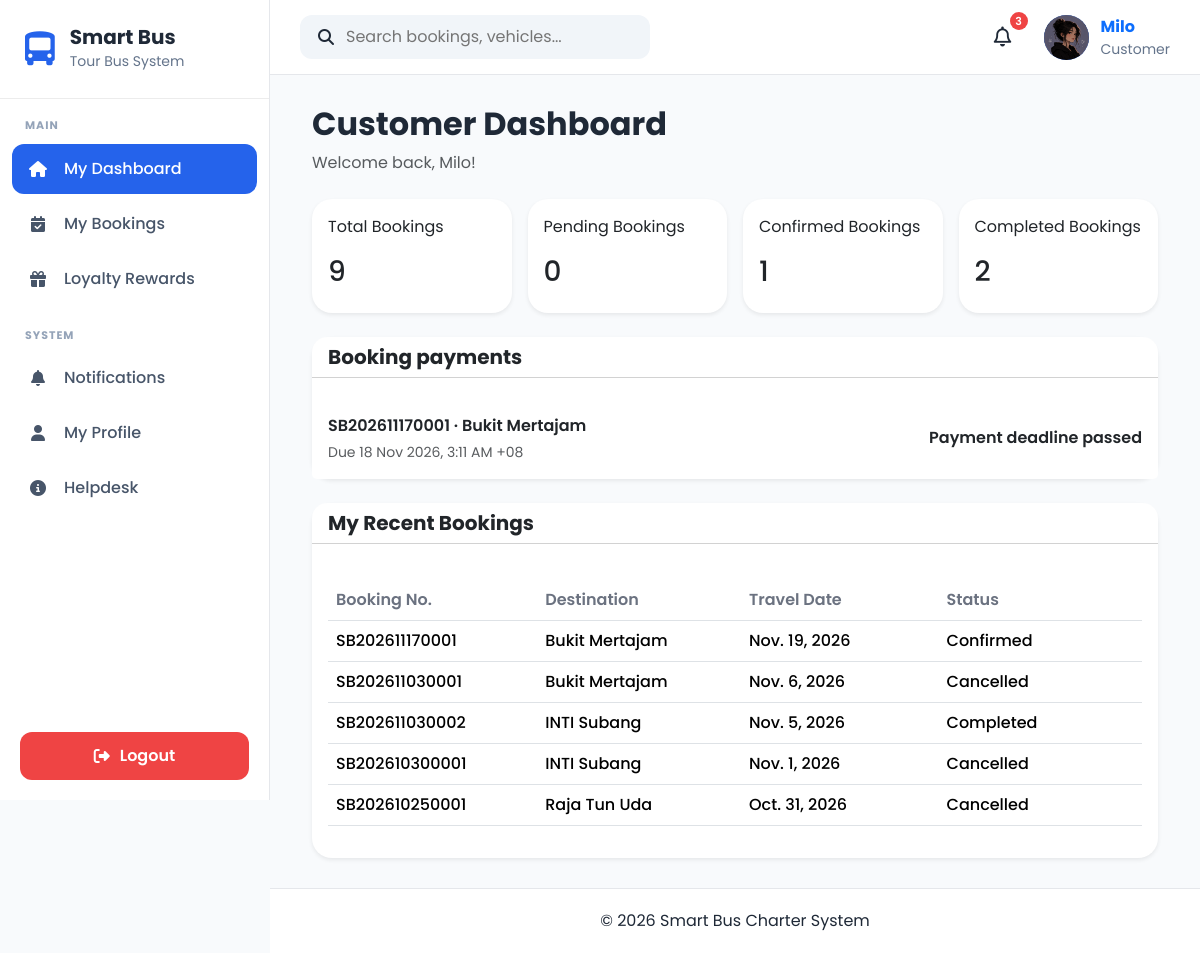
Page /dashboard/customer/ (signed in) on the committed database.
### apps/accounts/models.py (models this page shows, shortened)
class UserProfile(models.Model):
    OWNER = "Owner"
    ADMIN = "Admin"
    DRIVER = "Driver"
    CUSTOMER = "Customer"
    ROLE_CHOICES = [
        (OWNER, "Owner"),
        (ADMIN, "Admin"),
        (DRIVER, "Driver"),
        (CUSTOMER, "Customer"),
    ]
    GENDER_CHOICES = [
        ("Male", "Male"),
        ("Female", "Female"),
        ("Other", "Other"),
    ]
    user = models.OneToOneField(
        User,
        on_delete=models.CASCADE,
        related_name="profile"
    )
    role = models.CharField(
        max_length=20,
        choices=ROLE_CHOICES,
        default=CUSTOMER
    )
    phone = models.CharField(
        max_length=20,
        blank=True
    )
    address = models.TextField(
        blank=True
    )
    city = models.CharField(
        max_length=100,
        blank=True
    )
    state = models.CharField(
        max_length=100,
        blank=True
    )
    postcode = models.CharField(
        max_length=20,
        blank=True
    )
    country = models.CharField(
        max_length=100,
        default="Malaysia"
    )
    gender = models.CharField(
        max_length=10,
        choices=GENDER_CHOICES,
        blank=True
    )
    profile_picture = models.ImageField(
        upload_to="profile_pictures/",
        blank=True,
        null=True
    )
    must_change_password = models.BooleanField(default=False)
    created_at = models.DateTimeField(
        auto_now_add=True
    )
    updated_at = models.DateTimeField(
        auto_now=True
    )

### apps/bookings/models.py (models this page shows, shortened)
class Booking(models.Model):
    STATUS_CHOICES = [
        ("Pending", "Pending"),
        ("Confirmed", "Confirmed"),
        ("Completed", "Completed"),
        ("Cancelled", "Cancelled"),
    ]
    PAYMENT_CHOICES = [
        ("Pending", "Pending"),
        ("Paid", "Paid"),
        ("Refunded", "Refunded"),
    ]
    booking_number = models.CharField(
        max_length=20,
        unique=True,
        blank=True,
    )
    customer = models.ForeignKey(
        Customer,
        on_delete=models.CASCADE,
        related_name="bookings",
    )
    vehicle = models.ForeignKey(
        Vehicle,
            on_delete=models.PROTECT,
            related_name="bookings",
            null=True,
            blank=True,
        )
    driver = models.ForeignKey(
            Driver,
            on_delete=models.PROTECT,
            related_name="bookings",
            null=True,
            blank=True,
        )
    pickup_location = models.CharField(max_length=150)
    destination = models.CharField(max_length=150)
    travel_date = models.DateField()
    departure_time = models.TimeField()
    return_date = models.DateField(
        blank=True,
        null=True,
    )
    passenger_count = models.PositiveIntegerField(
        validators=[
            MinValueValidator(1),
            MaxValueValidator(42),
        ],
        help_text="Maximum 42 passengers. Two seats are reserved for the tour guide and additional driver.",
    )
    total_price = models.DecimalField(
        max_digits=10,
        decimal_places=2,
        default=0,
    )
    booking_status = models.CharField(
        max_length=20,
        choices=STATUS_CHOICES,
        default="Pending",
    )
    payment_status = models.CharField(
        max_length=20,
        choices=PAYMENT_CHOICES,
        default="Pending",
    )
    approval_time = models.DateTimeField(
        null=True,
        blank=True,
        help_text="Date and time the booking was approved."
    )
    payment_deadline = models.DateTimeField(
        null=True,
        blank=True,
        help_text="Deadline for completing payment."
    )
    rejection_reason = models.TextField(
        blank=True,
        default="",
        help_text="Reason provided when the booking is rejected."
    )
    travel_reminder_sent_at = models.DateTimeField(
        null=True,
        blank=True,
        help_text="Date and time the travel details email was sent."
    )
    remarks = models.TextField(
        blank=True,
    )
    created_at = models.DateTimeField(
        default=timezone.now,
    )
    updated_at = models.DateTimeField(
        auto_now=True,
    )
    cancelled_at = models.DateTimeField(
        null=True,
        blank=True
    )
    cancellation_charge_percentage = models.DecimalField(
        max_digits=5,
        decimal_places=2,
        default=0
    )
    cancellation_charge = models.DecimalField(
        max_digits=10,
        decimal_places=2,
        default=0
    )
    refund_amount = models.DecimalField(
        max_digits=10,
        decimal_places=2,
        default=0
    )
    refund_status = models.CharField(
        max_length=20,
        choices=[
            ("Not Required", "Not Required"),
            ("Pending", "Pending"),
            ("Partially Refunded", "Partially Refunded"),
            ("Refunded", "Refunded"),
            ("Failed", "Failed"),
        ],
        default="Not Required"
    )
    original_price = models.DecimalField(
        max_digits=10,
        decimal_places=2,
        null=True,
        blank=True
    )
    loyalty_discount = models.DecimalField(
        max_digits=10,
        decimal_places=2,
        default=0
    )
    loyalty_reward = models.ForeignKey(
        "loyalty.LoyaltyReward",
        on_delete=models.SET_NULL,
        null=True,
        blank=True,
        related_name="bookings"
    )
    class Meta:
        ordering = ["-travel_date", "-created_at"]

### apps/dashboard/views.py (the view)
@login_required
def customer_dashboard(request):
    profile = getattr(request.user, "profile", None)
    if not profile or profile.role != "Customer":
        raise PermissionDenied("Access denied.")
    bookings = (
        Booking.objects
        .filter(customer__user=request.user)
        .order_by("-travel_date")
    )
    now = timezone.now()
    paid_payments = Payment.objects.filter(booking_id=OuterRef("pk"), payment_status="Paid")
    awaiting_payment = list(bookings.filter(
        booking_status="Confirmed", payment_status="Pending", total_price__gt=0,
    ).filter(~Exists(paid_payments)))
    for booking in awaiting_payment:
        booking.payment_due_at = booking.payment_deadline or booking.departure_datetime
        booking.payment_expired = booking.payment_due_at <= now
    awaiting_payment.sort(key=lambda booking: (booking.payment_expired, booking.payment_due_at))
    context = {
        "total_bookings": bookings.count(),
        "pending_bookings": bookings.filter(
            booking_status="Pending"
        ).count(),
        "confirmed_bookings": bookings.filter(
            booking_status="Confirmed"
        ).count(),
        "completed_bookings": bookings.filter(
            booking_status="Completed"
        ).count(),
        "recent_bookings": bookings[:5],
        "awaiting_payment": awaiting_payment,
        "payment_countdown_started_at": now,
    }
    return render(
        request,
        "dashboard/customer_dashboard.html",
        context,
    )

### apps/accounts/context_processors.py (called while the page is built)
def user_role(request):
    role = None
    if request.user.is_authenticated:
        try:
            role = request.user.profile.role
        except Exception:
            role = None
    return {
        "user_role": role
    }

### apps/notifications/context_processors.py (called while the page is built)
def notification_context(request):
    if not request.user.is_authenticated:
        return {}
    notifications = (
        NotificationRecipient.objects
        .filter(user=request.user)
        .select_related("notification")
        .order_by("-notification__created_at")[:5]
    )
    unread_count = (
        NotificationRecipient.objects
        .filter(
            user=request.user,
            is_read=False
        )
        .count()
    )
    return {
        "navbar_notifications": notifications,
        "unread_notifications": unread_count,
    }

### templates/dashboard/customer_dashboard.html (shortened to what this page needs)
{% extends "layouts/base.html" %}
{% load static %}
{% block content %}
<div class="container-fluid">
    <h2 class="fw-bold mb-2">Customer Dashboard</h2>
    <p class="text-muted mb-4">
        Welcome back, {{ request.user.username }}!
    </p>
    <div class="row g-3 mb-4">
        <div class="col-md-3">
            <div class="card shadow-sm border-0 p-3">
                <p>Total Bookings</p>
                <h3>{{ total_bookings }}</h3>
            </div>
        </div>
        <div class="col-md-3">
            <div class="card shadow-sm border-0 p-3">
                <p>Pending Bookings</p>
                <h3>{{ pending_bookings }}</h3>
            </div>
        </div>
        <div class="col-md-3">
            <div class="card shadow-sm border-0 p-3">
                <p>Confirmed Bookings</p>
                <h3>{{ confirmed_bookings }}</h3>
            </div>
        </div>
        <div class="col-md-3">
            <div class="card shadow-sm border-0 p-3">
                <p>Completed Bookings</p>
                <h3>{{ completed_bookings }}</h3>
            </div>
        </div>
    </div>
    {% if awaiting_payment %}
        <section class="card shadow-sm border-0 mb-4" data-payment-countdowns data-server-time="{{ payment_countdown_started_at|date:'U' }}">
            <div class="card-header bg-white">
                <h5 class="fw-bold mb-0">Booking payments</h5>
            </div>
            <ul class="list-group list-group-flush">
                {% for booking in awaiting_payment %}
                    <li class="list-group-item d-flex flex-wrap justify-content-between align-items-center gap-3 p-3"
                        data-payment-deadline="{{ booking.payment_due_at|date:'U' }}">
                        <div>
                            <p class="fw-semibold mb-1">{{ booking.booking_number }} · {{ booking.destination }}</p>
                            <p class="text-muted small mb-0">Due {{ booking.payment_due_at|date:"j M Y, g:i A T" }}</p>
                        </div>
                        <div class="d-flex flex-wrap align-items-center gap-3">
                            <span class="fw-semibold" data-payment-time-left>{{ booking.payment_expired|yesno:"Payment deadline passed," }}</span>
                        </div>
                    </li>
                {% endfor %}
            </ul>
        </section>
    {% endif %}
    <div class="card shadow-sm border-0">
        <div class="card-header bg-white">
            <h5 class="fw-bold mb-0">My Recent Bookings</h5>
        </div>
        <div class="card-body table-responsive">
            <table class="table table-hover">
                <thead>
                    <tr>
                        <th>Booking No.</th>
                        <th>Destination</th>
                        <th>Travel Date</th>
                        <th>Status</th>
                    </tr>
                </thead>
                <tbody>
                    {% for booking in recent_bookings %}
                    <tr>
                        <td>{{ booking.booking_number }}</td>
                        <td>{{ booking.destination }}</td>
                        <td>{{ booking.travel_date }}</td>
                        <td>{{ booking.booking_status }}</td>
                    </tr>
                    {% empty %}
                    <tr>
                        <td colspan="4" class="text-center text-muted">
                            No bookings found.
                        </td>
                    </tr>
                    {% endfor %}
                </tbody>
            </table>
        </div>
    </div>
</div>
{% endblock %}

### templates/components/navbar.html (shortened to what this page needs)
{% load static %}
<nav class="navbar-custom">
    <div class="navbar-left">
        <div class="search-box">
            <i class="fa-solid fa-magnifying-glass"></i>
            <input
                type="text"
                placeholder="Search bookings, vehicles..."
            >
        </div>
    </div>
    <div class="navbar-right">
            <div class="notification-icon">
                <button
                    class="notification-btn"
                    id = "notificationBtn">
                    <i class="fa-regular fa-bell"></i>
                    <span
                        class="notification-count"
                        id="notificationCount"
                         {% if unread_notifications == 0 %}style="display:none;"{% endif %}>
                        {{ unread_notifications }}
                    </span>
                </button>
            </div>
        <a href="{% url 'accounts:profile' %}" class="profile-link">
            <div class="profile-menu">
                {% if request.user.profile.profile_picture %}
                    <img
                        src="{{ request.user.profile.profile_picture.url }}"
                        alt="Profile Picture"
                        class="profile-avatar profile-image"
                    >
                {% else %}
                    <div class="profile-avatar">
                        {{ request.user.username|first|upper }}
                    </div>
                {% endif %}
                <div class="profile-info">
                    <strong>{{ request.user.username }}</strong>
                    <small>
                        {{ request.user.profile.role|default:"User" }}
                    </small>
                </div>
            </div>
        </a>
    </div>
</nav>

### static/css/base.css (style rules this page uses)
* { margin:0; padding:0; box-sizing:border-box; font-family:'Poppins',sans-serif; }
body { background:#F8FAFC; color:#1F2937; overflow-x:hidden; }
a { text-decoration:none; }

### static/css/layout.css (style rules this page uses)
.navbar-custom { height:75px; background:#ffffff; display:flex; justify-content:space-between; align-items:center; padding:0 30px; border-bottom:1px solid #E5E7EB; }
.navbar-left { display:flex; align-items:center; gap:20px; }
.search-box { display:flex; align-items:center; gap:12px; background:#F1F5F9; padding:10px 18px; border-radius:12px; width:350px; }
.search-box input { border:none; background:none; width:100%; outline:none; }
.navbar-right { display:flex; align-items:center; gap:20px; }
.notification-btn { position:relative; width:42px; height:42px; border:none; border-radius:50%; background:#fff; display:flex; justify-content:center; align-items:center; cursor:pointer; z-index:2000; }
.notification-icon { position:relative; z-index:2000; }
.notification-count { position:absolute; top:-4px; right:-4px; width:18px; height:18px; border-radius:50%; background:#ef4444; color:#fff; font-size:11px; font-weight:600; display:flex; justify-content:center; align-items:center; }
.profile-menu { display:flex; align-items:center; gap:12px; }
.profile-avatar { width:45px; height:45px; background:#2563EB; color:white; border-radius:50%; display:flex; justify-content:center; align-items:center; font-weight:700; }
.profile-info { display:flex; flex-direction:column; }
.profile-info small { color:#64748B; }

### static/css/components.css (style rules this page uses)
.card-header { margin-bottom:20px; }
.notification-btn i { font-size:20px; color:#1f2937; }

### static/css/crud.css (style rules this page uses)
.card { border-radius:15px; }
.card-header { border-radius:15px 15px 0 0 !important; }
.table thead { background:#0d6efd; color:white; }
.table th { vertical-align:middle; }
.table td { vertical-align:middle; }

### static/css/profile.css (style rules this page uses)
.card { border-radius:20px; }
.table th { width:220px; color:#6b7280; font-weight:600; }
.table td { font-weight:500; }

### rows in the picture
Booking: booking_number "SB202611170001", destination "Bukit Mertajam", payment_due_at "18 Nov 2026, 3:11 AM +08", travel_date "Nov. 19, 2026", booking_status "Confirmed"
Booking: booking_number "SB202611030001", destination "Bukit Mertajam", travel_date "Nov. 6, 2026", booking_status "Cancelled"
Booking: booking_number "SB202611030002", destination "INTI Subang", travel_date "Nov. 5, 2026", booking_status "Completed"
Booking: booking_number "SB202610300001", destination "INTI Subang", travel_date "Nov. 1, 2026", booking_status "Cancelled"
Booking: booking_number "SB202610250001", destination "Raja Tun Uda", travel_date "Oct. 31, 2026", booking_status "Cancelled"

### other values in the picture
{{ unread_notifications }} "3"
{{ request.user.username }} "Milo"
{{ request.user.profile.role|default:"User" }} "Customer"
{{ total_bookings }} "9"
{{ pending_bookings }} "0"
{{ confirmed_bookings }} "1"
{{ completed_bookings }} "2"
